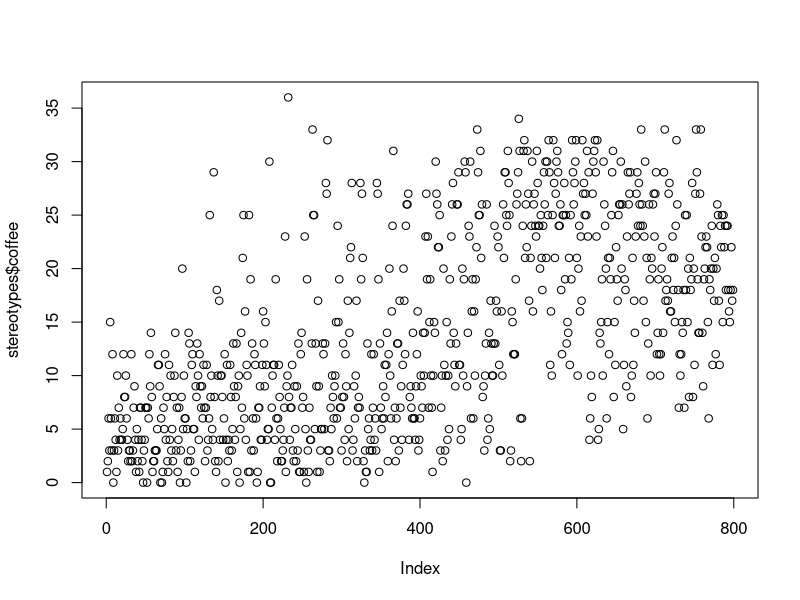
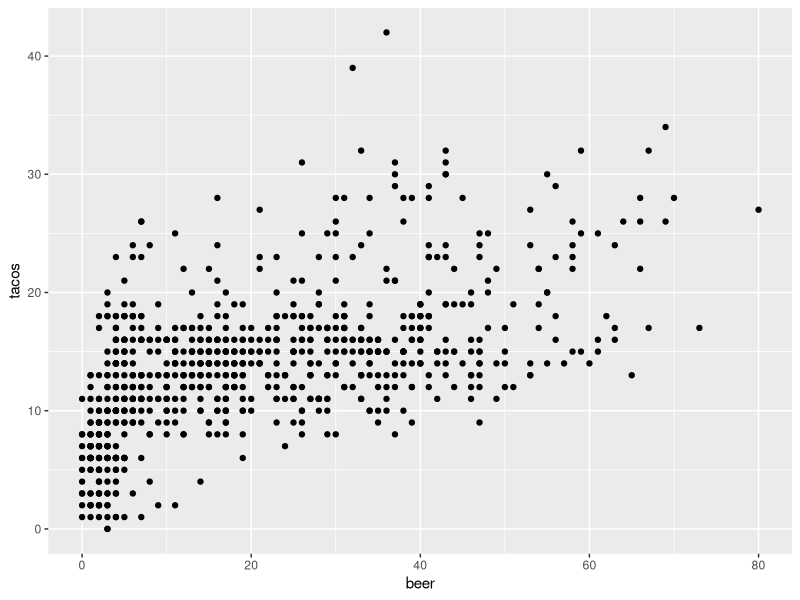
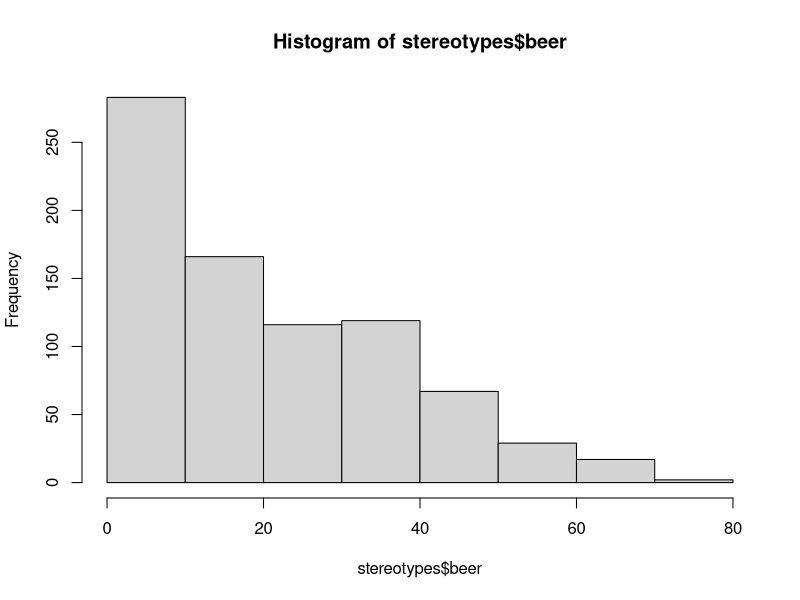
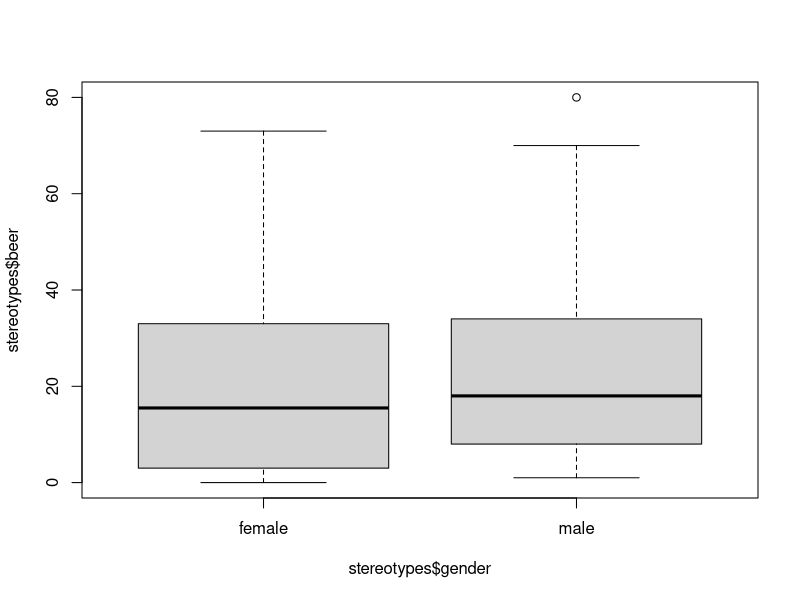
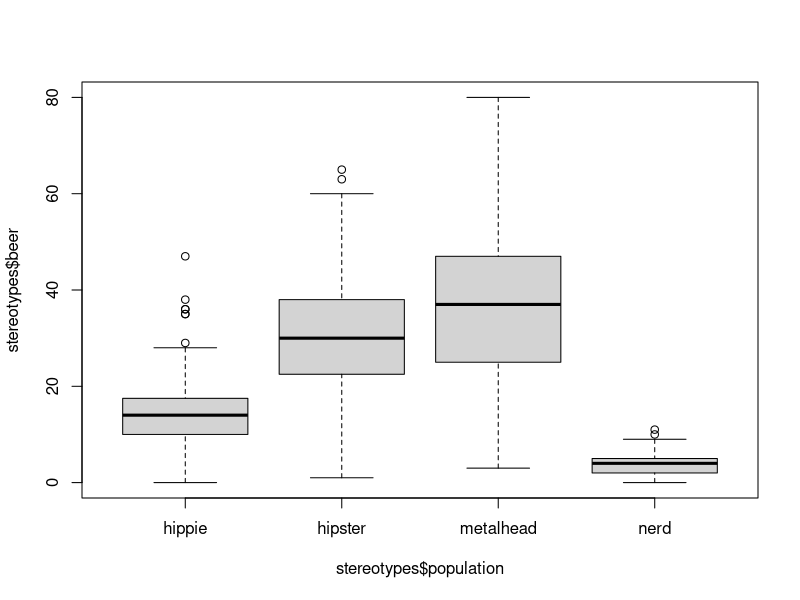
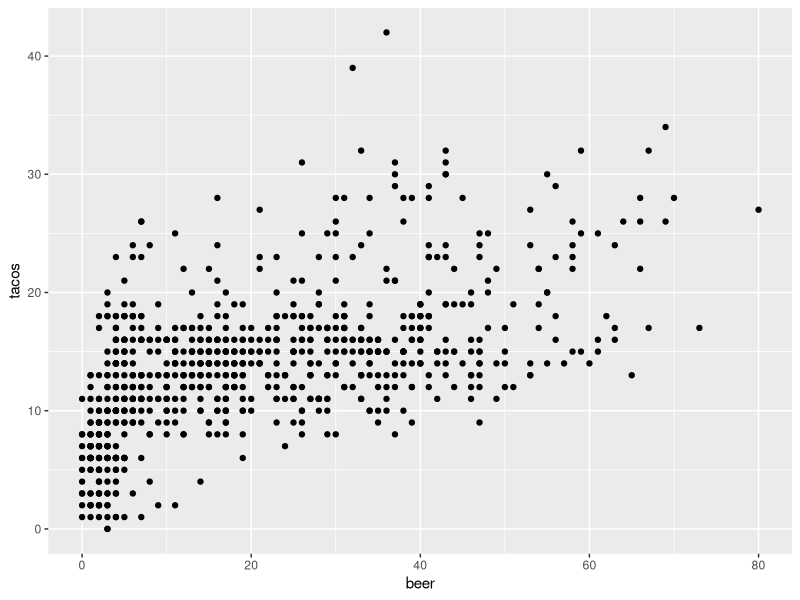
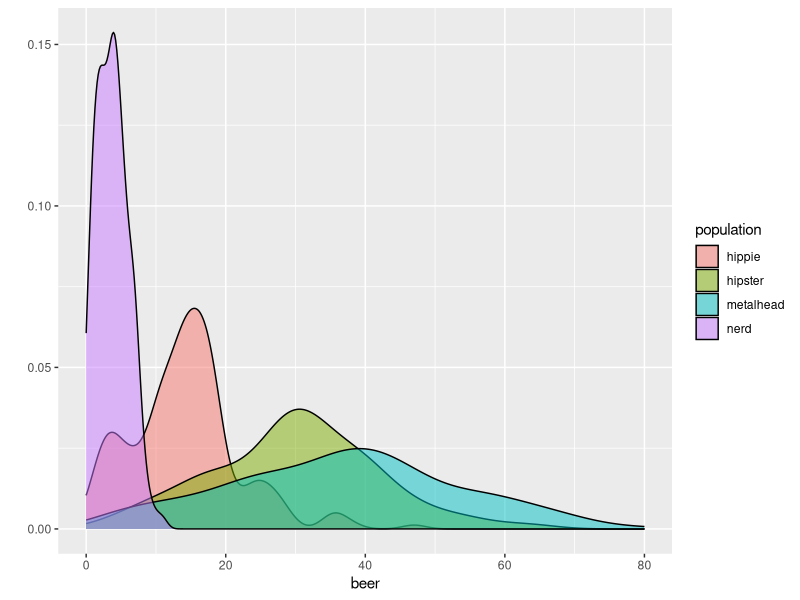
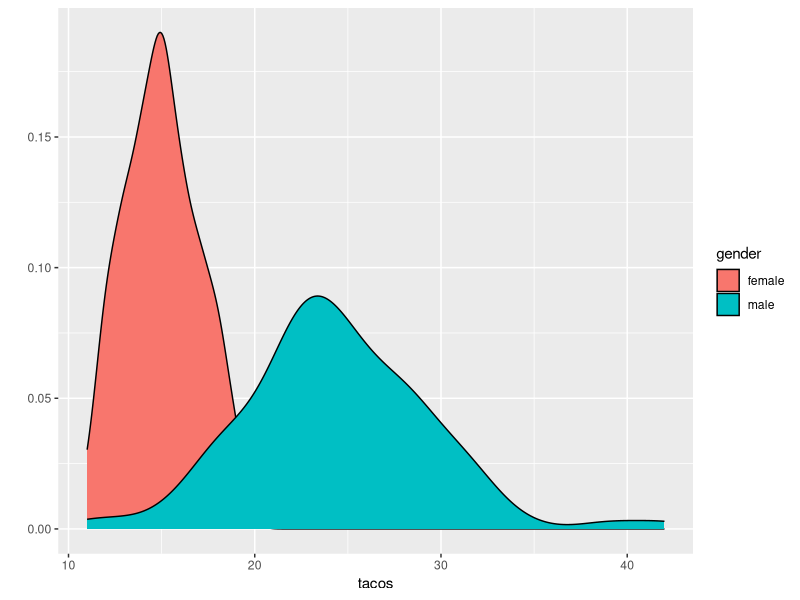

Recreate these plots in R, in order.
## ---- chunk 1
library(ggplot2)
## ---- chunk 2

stereotypes <- read.csv("stereotypes.csv") 
metalheads <- subset(stereotypes, 
                     population == "metalhead")
metalheaddrinks <- subset(stereotypes, 
                          population == "metalhead", 
                          select = c(population, gender, coffee, beer))

metalheaddrinks <- cbind(metalheaddrinks, (metalheaddrinks$coffee + metalheaddrinks$beer))
names(metalheaddrinks)
colnames(metalheaddrinks) <- c("population", "gender", "coffee", "beer", "sum")
names(metalheaddrinks)



summary(stereotypes)
summary(metalheaddrinks)
## ---- chunk 3

plot(stereotypes$coffee)
qplot(beer, tacos, data = stereotypes)
hist(stereotypes$beer)
boxplot(stereotypes$beer ~ stereotypes$gender)
boxplot(stereotypes$beer ~ stereotypes$population)
qplot(beer, tacos, data = stereotypes)
qplot(beer, data = stereotypes, geom = "density", alpha = I(0.5), fill = population)
qplot(tacos, data = metalheads, geom = "density", fill = gender)
qplot(tacos, data = metalheads, geom = "density", fill = gender)
ggplot(stereotypes, aes(beer, tacos, color = population, shape = gender)) + 
  geom_point()
ggplot(metalheaddrinks, aes(gender, sum)) + geom_boxplot()

ggplot(metalheaddrinks, aes(gender, sum)) + geom_boxplot()

p <- ggplot(stereotypes, aes(shower, beer))
p + stat_smooth(method = "lm") + geom_point()


## ---- chunk 4
t.test(metalheaddrinks$sum ~ metalheaddrinks$gender)
cor.test(stereotypes$shower, stereotypes$beer)
anova2 <- aov(computer ~ gender + population + 
                gender * population, data = stereotypes)
lm2 <- lm(computer ~ gender + population + 
                gender * population, data = stereotypes)
anova(anova2)
anova(lm2)

